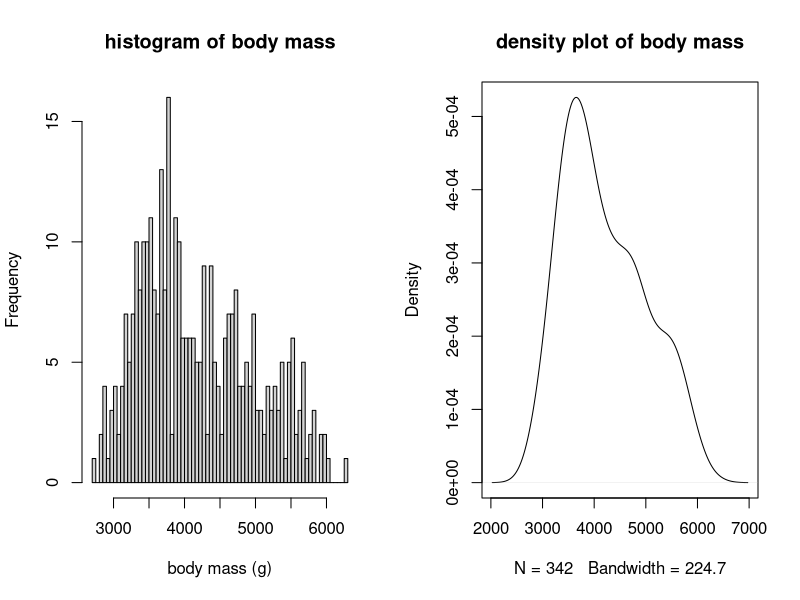
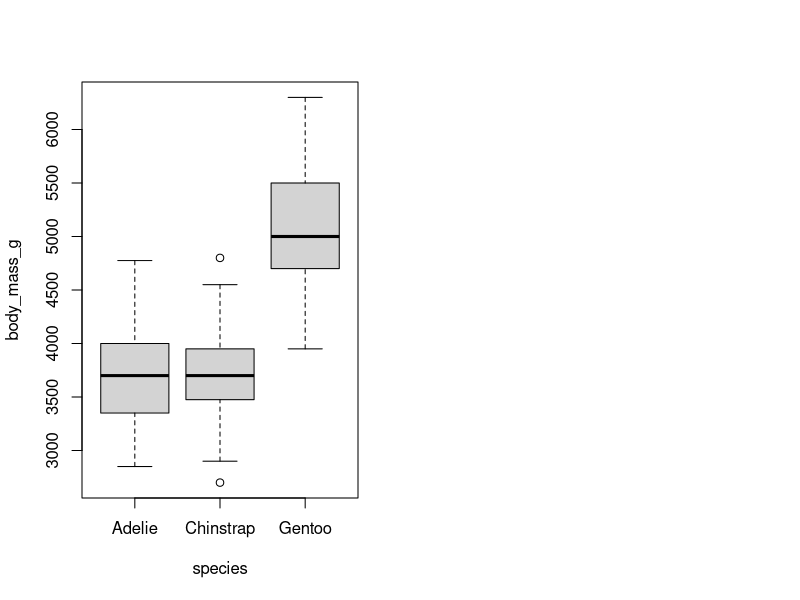

These charts were generated, in order, by the following R code:
## ---- chunk 1
knitr::opts_chunk$set(echo = TRUE)
## ---- chunk 2
require(palmerpenguins)

t.test(subset(penguins, species == "Gentoo")$flipper_length_mm)

## ---- chunk 3
t.test(
  x = subset(penguins, species == "Gentoo")$flipper_length_mm,
  mu = 218
)

## ---- chunk 4
t.test(
  x = subset(penguins, species == "Gentoo")$flipper_length_mm,
  mu = 218,
  alternative = "less"
)

## ---- chunk 5
t.test(flipper_length_mm ~ species, data = subset(penguins, species != "Chinstrap"))

## ---- chunk 6
par(mfrow = c(1, 2))
hist(penguins$body_mass_g, breaks = 80, main = "histogram of body mass", xlab = "body mass (g)")
plot(density(penguins$body_mass_g, na.rm = TRUE), main = "density plot of body mass")

## ---- chunk 7

boxplot(body_mass_g ~ species, data = penguins)

## ---- chunk 8

dat_chinstrap = subset(penguins, species == "Chinstrap")
mean(dat_chinstrap$body_mass_g, na.rm = TRUE)

## ---- chunk 9
shapiro.test(dat_chinstrap$body_mass_g)

## ---- chunk 10
aggregate(body_mass_g ~ species, data = penguins, FUN = mean)

## ---- chunk 11
aggregate(
  body_mass_g ~ species,
  data = penguins,
  FUN = function(x) shapiro.test(x)$p.value)

## ---- chunk 12
fit_species = lm(body_mass_g ~ species, data = penguins)
summary(fit_species)

## ---- chunk 13
anova(fit_species)

## ---- chunk 14
fit_species = lm(body_mass_g ~ species, data = penguins)

summary(fit_species)

anova(fit_species)

## ---- chunk 15
fit_additive = lm(body_mass_g ~ sex + species, data = penguins)

## ---- chunk 16
fit_interactive = lm(body_mass_g ~ sex * species, data = penguins)

summary(fit_interactive)

anova(fit_interactive)

## ---- chunk 17
lm(bill_length_mm ~ body_mass_g, data = penguins)


